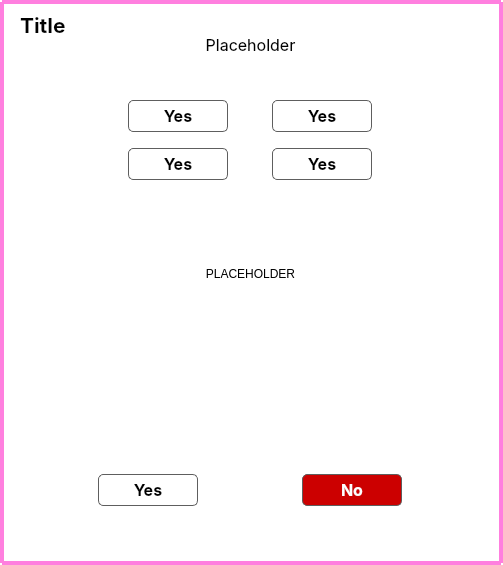
<?xml version="1.0" encoding="UTF-8"?>
<ui version="4.0">
 <class>custom_modal</class>
 <widget class="QWidget" name="custom_modal">
  <property name="geometry">
   <rect>
    <x>0</x>
    <y>0</y>
    <width>503</width>
    <height>565</height>
   </rect>
  </property>
  <property name="windowTitle">
   <string>Form</string>
  </property>
  <property name="styleSheet">
   <string notr="true">QWidget#custom_modal {
	background-color: #FFFFFF;
	border: 4px solid #FF7FDF;
	border-radius: 2px;
}

QPushButton {
	border-radius:5px;
	border: 1px solid #5E5E5E;
	padding: 5px 5px;
}</string>
  </property>
  <widget class="QPushButton" name="pb_close">
   <property name="geometry">
    <rect>
     <x>450</x>
     <y>10</y>
     <width>30</width>
     <height>30</height>
    </rect>
   </property>
   <property name="styleSheet">
    <string notr="true">QPushButton {
	background: #00000000;
	border: none;
}</string>
   </property>
   <property name="text">
    <string/>
   </property>
   <property name="icon">
    <iconset>
     <normaloff>../src/frontend/__image/circle-xmark.png</normaloff>../src/frontend/__image/circle-xmark.png</iconset>
   </property>
   <property name="iconSize">
    <size>
     <width>30</width>
     <height>30</height>
    </size>
   </property>
  </widget>
  <widget class="QWidget" name="layoutWidget">
   <property name="geometry">
    <rect>
     <x>0</x>
     <y>470</y>
     <width>501</width>
     <height>40</height>
    </rect>
   </property>
   <layout class="QHBoxLayout" name="hl_confirm">
    <item>
     <widget class="QPushButton" name="pb_yes">
      <property name="maximumSize">
       <size>
        <width>100</width>
        <height>16777215</height>
       </size>
      </property>
      <property name="font">
       <font>
        <family>Inter</family>
        <pointsize>12</pointsize>
        <bold>true</bold>
       </font>
      </property>
      <property name="text">
       <string>Yes</string>
      </property>
     </widget>
    </item>
    <item>
     <widget class="QPushButton" name="pb_no">
      <property name="maximumSize">
       <size>
        <width>100</width>
        <height>16777215</height>
       </size>
      </property>
      <property name="font">
       <font>
        <family>Inter</family>
        <pointsize>12</pointsize>
        <bold>true</bold>
       </font>
      </property>
      <property name="styleSheet">
       <string notr="true">QPushButton {
	background-color: #cc0000;
	color: #FEFEFE;
}</string>
      </property>
      <property name="text">
       <string>No</string>
      </property>
     </widget>
    </item>
   </layout>
  </widget>
  <widget class="QWidget" name="layoutWidget">
   <property name="geometry">
    <rect>
     <x>40</x>
     <y>20</y>
     <width>421</width>
     <height>451</height>
    </rect>
   </property>
   <layout class="QVBoxLayout" name="vl_elements">
    <item>
     <widget class="QLabel" name="lb_message">
      <property name="maximumSize">
       <size>
        <width>16777215</width>
        <height>50</height>
       </size>
      </property>
      <property name="font">
       <font>
        <family>Inter</family>
        <pointsize>12</pointsize>
        <bold>false</bold>
       </font>
      </property>
      <property name="text">
       <string>Placeholder</string>
      </property>
      <property name="alignment">
       <set>Qt::AlignCenter</set>
      </property>
     </widget>
    </item>
    <item>
     <widget class="QLabel" name="lb_element">
      <property name="minimumSize">
       <size>
        <width>300</width>
        <height>300</height>
       </size>
      </property>
      <property name="maximumSize">
       <size>
        <width>421</width>
        <height>421</height>
       </size>
      </property>
      <property name="text">
       <string>PLACEHOLDER</string>
      </property>
      <property name="alignment">
       <set>Qt::AlignCenter</set>
      </property>
     </widget>
    </item>
   </layout>
  </widget>
  <widget class="QLabel" name="lb_title">
   <property name="geometry">
    <rect>
     <x>20</x>
     <y>10</y>
     <width>241</width>
     <height>31</height>
    </rect>
   </property>
   <property name="font">
    <font>
     <family>Inter</family>
     <pointsize>16</pointsize>
     <bold>true</bold>
    </font>
   </property>
   <property name="text">
    <string>Title</string>
   </property>
   <property name="alignment">
    <set>Qt::AlignLeading|Qt::AlignLeft|Qt::AlignVCenter</set>
   </property>
  </widget>
  <widget class="QWidget" name="layoutWidget">
   <property name="geometry">
    <rect>
     <x>90</x>
     <y>90</y>
     <width>321</width>
     <height>101</height>
    </rect>
   </property>
   <layout class="QGridLayout" name="gridLayout">
    <item row="0" column="0">
     <widget class="QPushButton" name="pb_choice_4">
      <property name="maximumSize">
       <size>
        <width>100</width>
        <height>16777215</height>
       </size>
      </property>
      <property name="font">
       <font>
        <family>Inter</family>
        <pointsize>12</pointsize>
        <bold>true</bold>
       </font>
      </property>
      <property name="text">
       <string>Yes</string>
      </property>
     </widget>
    </item>
    <item row="0" column="1">
     <widget class="QPushButton" name="pb_choice_3">
      <property name="maximumSize">
       <size>
        <width>100</width>
        <height>16777215</height>
       </size>
      </property>
      <property name="font">
       <font>
        <family>Inter</family>
        <pointsize>12</pointsize>
        <bold>true</bold>
       </font>
      </property>
      <property name="text">
       <string>Yes</string>
      </property>
     </widget>
    </item>
    <item row="1" column="0">
     <widget class="QPushButton" name="pb_choice_2">
      <property name="maximumSize">
       <size>
        <width>100</width>
        <height>16777215</height>
       </size>
      </property>
      <property name="font">
       <font>
        <family>Inter</family>
        <pointsize>12</pointsize>
        <bold>true</bold>
       </font>
      </property>
      <property name="text">
       <string>Yes</string>
      </property>
     </widget>
    </item>
    <item row="1" column="1">
     <widget class="QPushButton" name="pb_choice_1">
      <property name="maximumSize">
       <size>
        <width>100</width>
        <height>16777215</height>
       </size>
      </property>
      <property name="font">
       <font>
        <family>Inter</family>
        <pointsize>12</pointsize>
        <bold>true</bold>
       </font>
      </property>
      <property name="text">
       <string>Yes</string>
      </property>
     </widget>
    </item>
   </layout>
  </widget>
 </widget>
 <resources/>
 <connections/>
</ui>
